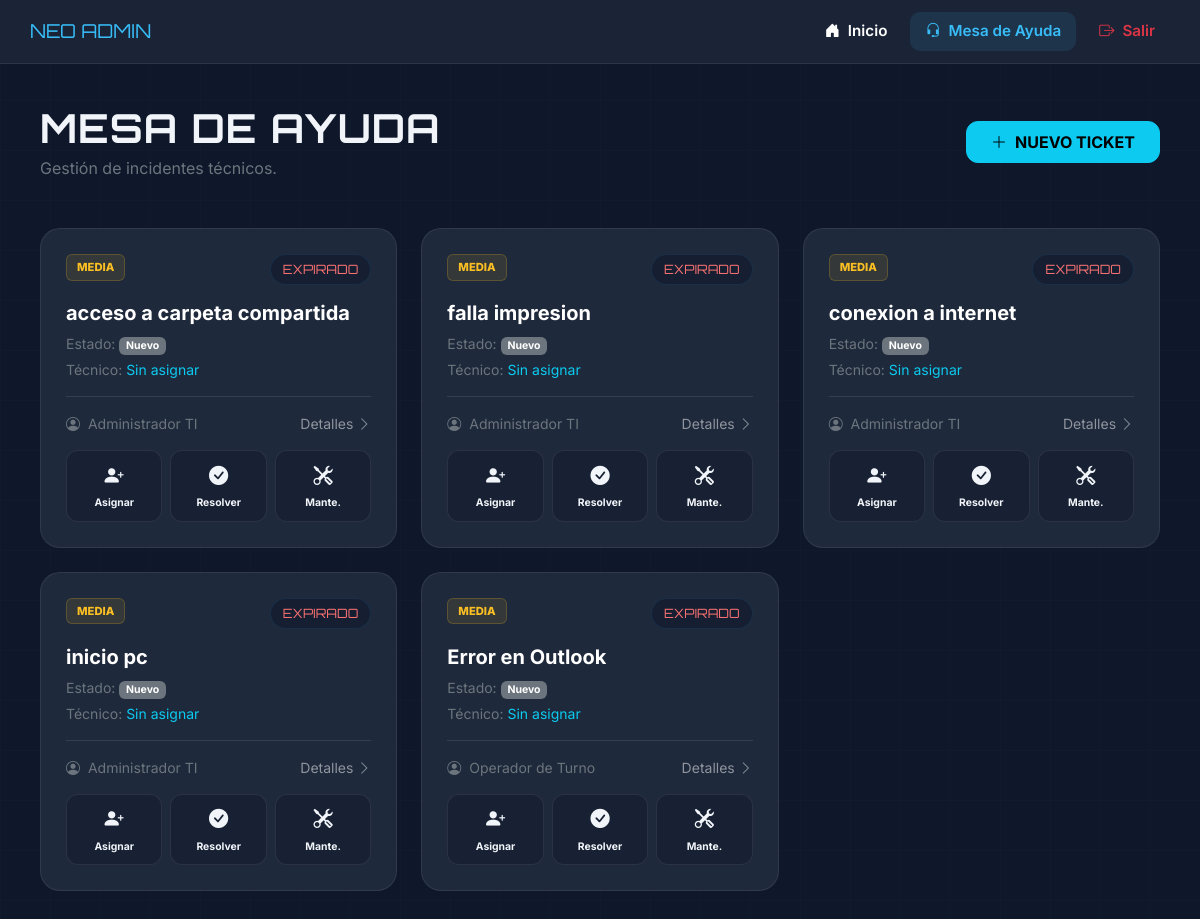
/tickets_lista.php (signed in), run on an earlier commit of the app's database.
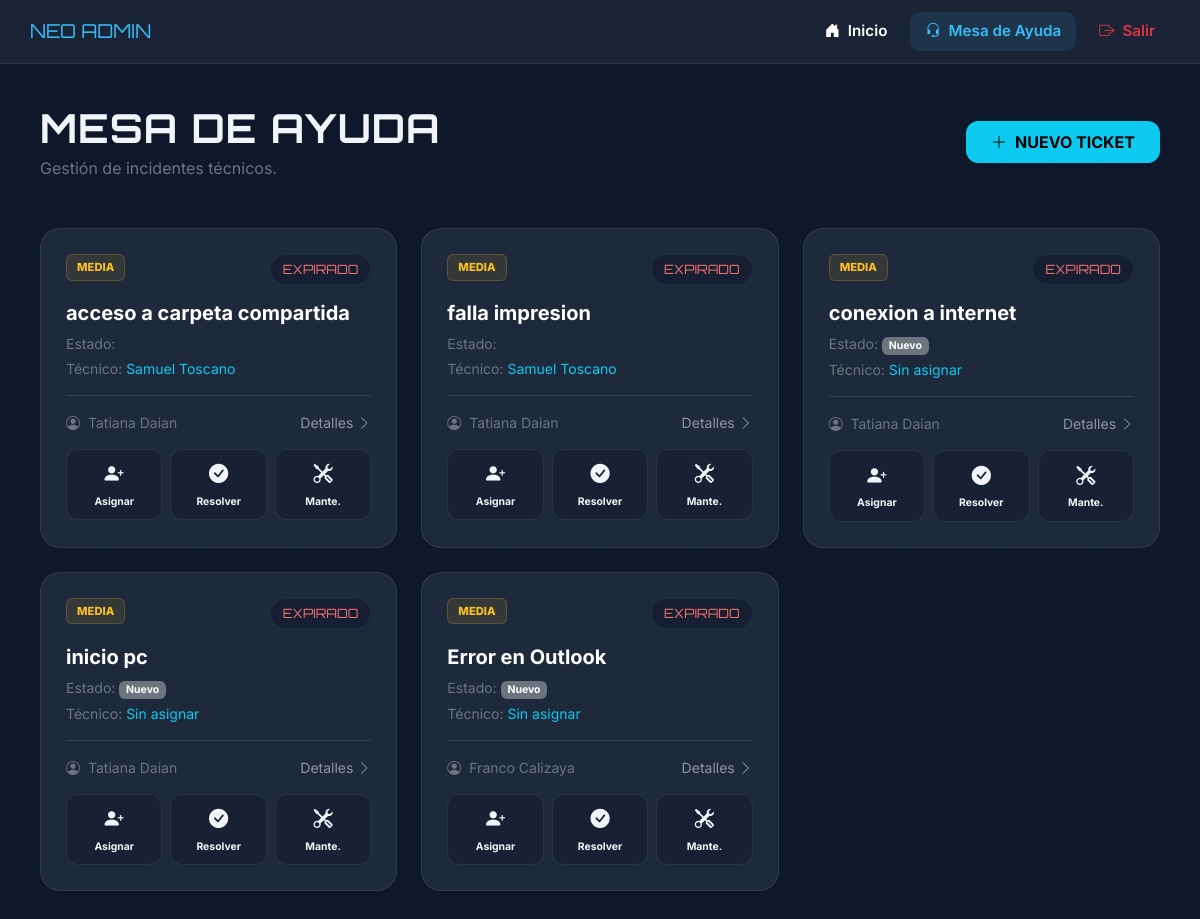
And on a later commit of the database.
### tables this page shows
CREATE TABLE `tickets` (
  `id` int(11) NOT NULL,
  `asunto` varchar(150) NOT NULL,
  `descripcion` text NOT NULL,
  `prioridad` enum('Baja','Media','Alta','Urgente') DEFAULT 'Media',
  `estado` enum('Nuevo','En curso','Resuelto','Cerrado') DEFAULT 'Nuevo',
  `detalle_resolucion` text DEFAULT NULL,
  `solicitante_id` int(11) NOT NULL,
  `tecnico_id` int(11) DEFAULT NULL,
  `fecha_creacion` timestamp NOT NULL DEFAULT current_timestamp(),
  `fecha_mantenimiento` date DEFAULT NULL,
  `fecha_actualizacion` timestamp NOT NULL DEFAULT current_timestamp() ON UPDATE current_timestamp()
);

CREATE TABLE `usuarios` (
  `id` int(11) NOT NULL,
  `nombre_completo` varchar(100) NOT NULL,
  `usuario` varchar(50) NOT NULL,
  `email` varchar(255) DEFAULT NULL,
  `password` varchar(255) NOT NULL,
  `rol` enum('administrador','operativo','tecnico') DEFAULT NULL,
  `ultimo_login` datetime DEFAULT NULL,
  `creado_en` timestamp NOT NULL DEFAULT current_timestamp()
);

### tickets_lista.php (the view, shortened to what this page needs)
<?php
require_once 'db.php';
$usuario_id = $_SESSION['usuario_id'];
$rol = $_SESSION['rol'];
$sql = ($rol == 'administrador' || $rol == 'tecnico')
    ? "SELECT t.id, t.asunto, t.descripcion, t.prioridad, t.estado, t.fecha_creacion,
              t.fecha_mantenimiento, t.detalle_resolucion,
              u_sol.nombre_completo AS solicitante_nombre, u_tec.nombre_completo AS tecnico_nombre,
              t.tecnico_id
       FROM tickets t
       JOIN usuarios u_sol ON t.solicitante_id = u_sol.id
       LEFT JOIN usuarios u_tec ON t.tecnico_id = u_tec.id"
    : "SELECT t.id, t.asunto, t.descripcion, t.prioridad, t.estado, t.fecha_creacion,
              u_sol.nombre_completo AS solicitante_nombre
       FROM tickets t
       JOIN usuarios u_sol ON t.solicitante_id = u_sol.id
       WHERE t.solicitante_id = $usuario_id";
$sql .= " ORDER BY t.fecha_creacion DESC";
$stmt = $conexion->prepare($sql);
$stmt->execute();
$resultado = $stmt->get_result();
?>
<!DOCTYPE html>
<html lang="es">
<head>
    <link href="https://cdn.jsdelivr.net/npm/bootstrap@5.3.0/dist/css/bootstrap.min.css" rel="stylesheet">
    <link rel="stylesheet" href="https://cdn.jsdelivr.net/npm/bootstrap-icons@1.11.1/font/bootstrap-icons.css">
</head>
<body>
    <nav class="neo-navbar d-flex justify-content-between align-items-center sticky-top">
        <div class="d-flex align-items-center gap-3">
            <span style="font-family: 'Orbitron'; font-size: 1.2rem; color: var(--accent);">NEO ADMIN</span>
        </div>
        <div class="d-flex align-items-center gap-2">
            <a href="dashboard.php" class="nav-link-neo"><i class="bi bi-house-door-fill"></i> Inicio</a>
            <a href="tickets_lista.php" class="nav-link-neo" style="background: var(--accent-soft); color: var(--accent);"><i class="bi bi-headset"></i> Mesa de Ayuda</a>
            <a href="logout.php" class="nav-link-neo text-danger"><i class="bi bi-box-arrow-right"></i> Salir</a>
        </div>
    </nav>
    <main class="main-content container-fluid">
        <div class="d-flex justify-content-between align-items-center mb-5">
            <div>
                <h1 class="fw-bold mb-1" style="font-family: 'Orbitron'; letter-spacing: 1px;">MESA DE AYUDA</h1>
                <p class="text-secondary mb-0">Gestión de incidentes técnicos.</p>
            </div>
            <a href="tickets_crear.php" class="btn btn-info fw-bold px-4 py-2" style="border-radius: 12px;">
                <i class="bi bi-plus-lg me-2"></i>NUEVO TICKET
            </a>
        </div>
        <div class="row g-4">
            <?php while($row = $resultado->fetch_assoc()):
                $prio_class = 'prio-baja';
                if(strtolower($row['prioridad']) == 'media') $prio_class = 'prio-media';
                $fecha_limite = date('Y-m-d H:i:s', strtotime($row['fecha_creacion'] . ' + 24 hours'));
            ?>
            <div class="col-md-6 col-lg-4">
                <div class="ticket-card">
                    <div class="d-flex justify-content-between align-items-start mb-3">
                        <span class="priority-badge <?php echo $prio_class; ?>">
                            <?php echo $row['prioridad']; ?>
                        </span>
                        <div class="timer-display" data-deadline="<?php echo $fecha_limite; ?>" data-estado="<?php echo $row['estado']; ?>">
                        </div>
                    </div>
                    <h5 class="fw-bold mb-2 text-white"><?php echo htmlspecialchars($row['asunto']); ?></h5>
                    <p class="text-secondary small mb-1">Estado: <span class="badge bg-secondary"><?php echo $row['estado']; ?></span></p>
                    <p class="text-secondary small mb-1">Técnico: <span class="text-info"><?php echo $row['tecnico_nombre'] ?? 'Sin asignar'; ?></span></p>
                    <div class="pt-3 border-top border-white border-opacity-10 mt-3">
                        <div class="d-flex justify-content-between align-items-center mb-3">
                            <span class="small text-secondary"><i class="bi bi-person-circle me-1"></i> <?php echo $row['solicitante_nombre']; ?></span>
                            <a href="ticket_detalle.php?id=<?php echo $row['id']; ?>" class="text-white-50 small text-decoration-none">Detalles <i class="bi bi-chevron-right"></i></a>
                        </div>
                        <?php if ($rol == 'administrador' || $rol == 'tecnico'): ?>
                        <div class="action-grid">
                            <button onclick="asignarTecnico(<?php echo $row['id']; ?>)" class="btn-neo-action">
                                <i class="bi bi-person-plus-fill"></i> Asignar
                            </button>
                            <button onclick="resolverTicket(<?php echo $row['id']; ?>)" class="btn-neo-action">
                                <i class="bi bi-check-circle-fill"></i> Resolver
                            </button>
                            <button onclick="mantenimientoTicket(<?php echo $row['id']; ?>)" class="btn-neo-action">
                                <i class="bi bi-tools"></i> Mante.
                            </button>
                        </div>
                        <?php endif; ?>
                    </div>
                </div>
            </div>
            <?php endwhile; ?>
        </div>
    </main>
</body>
</html>

### tickets_lista.php (style rules this page uses)
:root { --bg-dark: #0f172a; --card-dark: #1e293b; --accent: #38bdf8; --accent-soft: rgba(56, 189, 248, 0.1); --glass-border: rgba(255, 255, 255, 0.08); --text-main: #f1f5f9; }
body { background-color: var(--bg-dark); font-family: 'Inter', sans-serif; color: var(--text-main); min-height: 100vh; background-image: linear-gradient(rgba(56, 189, 248, 0.02) 1px, transparent 1px), linear-gradient(90deg, rgba(56, 189, 248, 0.02) 1px, transparent 1px); background-size: 50px 50px; }
.neo-navbar { background: rgba(30, 41, 59, 0.8); backdrop-filter: blur(10px); border-bottom: 1px solid var(--glass-border); padding: 12px 30px; }
.nav-link-neo { color: white; text-decoration: none; font-weight: 600; display: flex; align-items: center; gap: 8px; transition: 0.3s; padding: 8px 15px; border-radius: 10px; font-size: 0.95rem; }
.main-content { padding: 40px; }
.ticket-card { background: var(--card-dark); border: 1px solid var(--glass-border); border-radius: 20px; padding: 25px; transition: 0.3s; height: 100%; }
.priority-badge { font-size: 0.7rem; font-weight: 800; padding: 4px 10px; border-radius: 6px; text-transform: uppercase; }
.prio-media { background: rgba(251, 191, 36, 0.1); color: #fbbf24; border: 1px solid rgba(251, 191, 36, 0.2); }
.timer-display { font-family: 'Orbitron', sans-serif; font-size: 0.8rem; color: var(--accent); background: rgba(15, 23, 42, 0.5); padding: 5px 12px; border-radius: 20px; border: 1px solid var(--accent-soft); }
.action-grid { display: grid; grid-template-columns: repeat(3, 1fr); gap: 8px; margin-top: 15px; }
.btn-neo-action { background: rgba(15, 23, 42, 0.4); border: 1px solid var(--glass-border); color: var(--text-main); padding: 10px 5px; border-radius: 12px; font-size: 0.65rem; font-weight: 700; display: flex; flex-direction: column; align-items: center; gap: 5px; transition: 0.3s; }
.btn-neo-action i { font-size: 1.2rem; }

What changed in the data, as far as the page shows it:
changed tickets "acceso a carpeta compartida": tecnico.nombre_completo "Sin asignar" → "Samuel Toscano"; solicitante.nombre_completo "Administrador TI" → "Tatiana Daian"; estado "Nuevo" → (not shown)
changed tickets "falla impresion": tecnico.nombre_completo "Sin asignar" → "Samuel Toscano"; solicitante.nombre_completo "Administrador TI" → "Tatiana Daian"; estado "Nuevo" → (not shown)
changed through a linked row, tickets "conexion a internet": solicitante.nombre_completo "Administrador TI" → "Tatiana Daian"
changed through a linked row, tickets "inicio pc": solicitante.nombre_completo "Administrador TI" → "Tatiana Daian"
changed through a linked row, tickets "Error en Outlook": solicitante.nombre_completo "Operador de Turno" → "Franco Calizaya"
